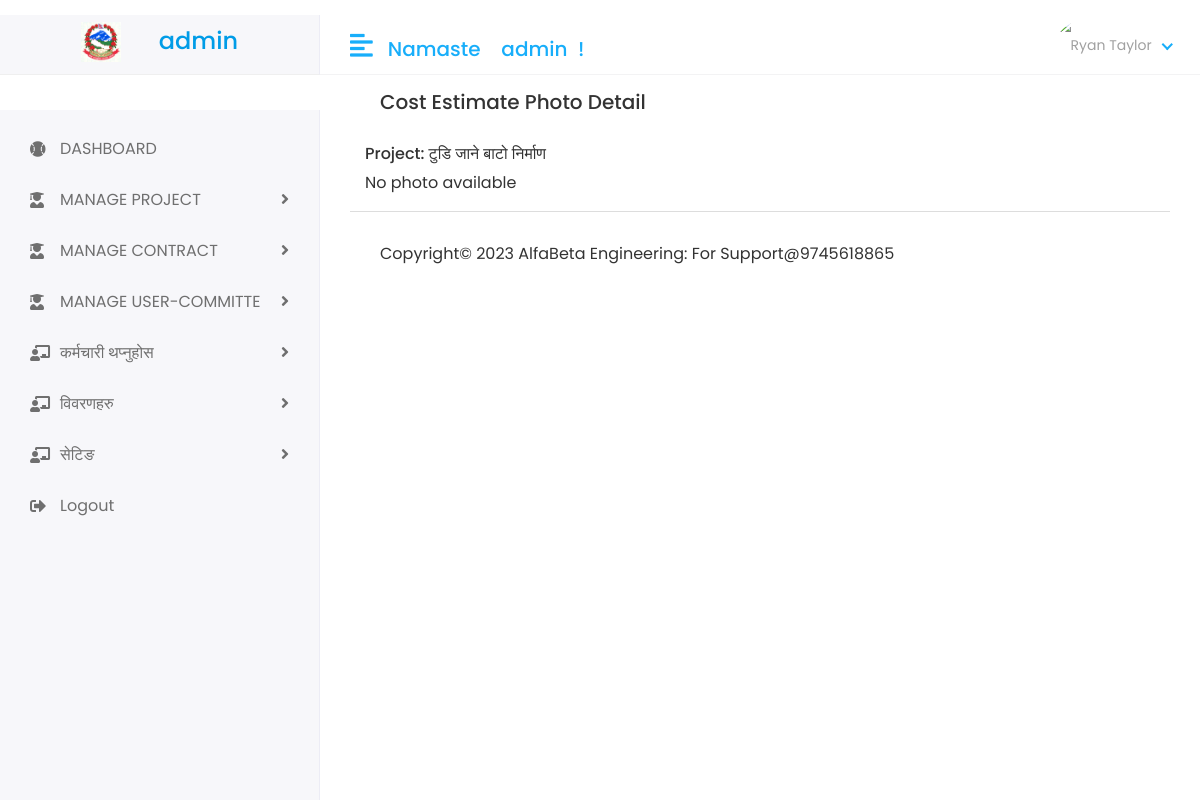
The page /View/Photo/CostEsimate/2/ (signed in) on the database its author committed.
### accounts/models.py (models this page shows, shortened)
class CustomUser(AbstractUser):
    USER = (
        (1,'ADMIN'),
        (2, 'CAO'),
        (3, 'ACCOUNTANT'),
        (4, 'ENGINEER'),
        (5, 'SUBENGINEER'),
        (6, 'PLANNINGOFFICER'),
        (7, 'WARDSACHIB'),
    )
    user_type = models.CharField(choices=USER, max_length=50, default=1)

class Cost_Estimate(models.Model):
    project = models.OneToOneField(Project, on_delete=models.CASCADE)
    budget = models.FloatField()
    contigency_amount = models.FloatField()
    user_contribution = models.FloatField()
    cost_estimate = models.FloatField()
    def __str__(self):
        return self.project.name

class Project(models.Model):
    fiscalyear = models.ForeignKey(CurrentFiscalYear, on_delete=models.CASCADE, null=True)
    name = models.CharField(max_length=250)
    ward = models.ForeignKey(Ward, on_delete=models.CASCADE, null=True)
    procurement_type = models.ForeignKey(Procurement_Type, on_delete=models.CASCADE, null=True)
    budget_type = models.ForeignKey(Budget_Type, on_delete=models.CASCADE, null=True)
    address = models.CharField(max_length=250)
    budget = models.FloatField()
    status = models.IntegerField(default=0)
    start_date = models.DateField(blank=True, null=True)
    accomplish_date = models.DateField(blank=True, null=True)
    extended_date = models.DateField(blank=True, null=True)

### planningsoftware/views.py (the view)
# urls.py: path('View/Photo/CostEsimate/<int:id>/', views.VIEW_PHOTO_COST_ESTIMATE, name='view_photo_cost_estimate'),
def VIEW_PHOTO_COST_ESTIMATE(request,id):
    cost_estimate = get_object_or_404(Cost_Estimate, id=id)
    print(cost_estimate)
    context = {
        "cost_estimate":cost_estimate
    }
    return render(request,"Open/view_photo_cost_estimate.html",context)

### templates/Open/view_photo_cost_estimate.html (shortened to what this page needs)
{% extends 'base.html'%} {% block content %}
<div class="content container-fluid">
  <div class="page-header">
    <div class="col">
      <h5>Cost Estimate Photo Detail</h5>
    </div>
  </div>
  <div class="row">
    <div class="col-sm-12">
      <h6>Project: {{ cost_estimate.project.name }}</h6>
      {% if cost_estimate.photo1 %}
      <img src="{{ cost_estimate.photo1.url }}" alt="Photo 1" />
      {% else %}
      <p>No photo available</p>
      {% endif %}
    </div>
  </div>
</div>
{% endblock %}

### templates/includes/header.html (shortened to what this page needs)
{% load static %}
<div class="header">
   {% if user.user_type == '1' %}
    <div class="header-left">
        {% if user.is_authenticated %}
       <h4><a href="" class="logo">
       <img src="{% static 'assets/img/logonepal.png' %}"  alt="Logo"> &nbsp;&nbsp;&nbsp;&nbsp; <span>{{user.username}}</span>
       </a></h4>
       {% endif %}
    </div>
   {% endif %}
   <a href="javascript:void(0);" id="toggle_btn">
    <i class="fas fa-align-left"></i
    </a>
    <div class="top-nav-search mt-3">
      {% if user.is_authenticated %}
     <h5> Namaste &nbsp;&nbsp; <span> {{user.username}} </span> &nbsp;! </h5>
     {% endif %}
    </div>
    <div class="top-nav-search mt-2">
    <iframe scrolling="no" border="0" frameborder="0" marginwidth="0" marginheight="0" allowtransparency="true" src="https://www.ashesh.com.np/linknepali-time.php?time_only=no&font_color=333333&aj_time=yes&font_size=14&line_brake=1&api=512217n583" width="250" height="45"></iframe>
    </div>
    <ul class="nav user-menu">
       <li class="nav-item dropdown has-arrow">
            <a href="#" class="dropdown-toggle nav-link" data-toggle="dropdown">
               {% if user.profile_pic == "" %}
               <span class="user-img"><img class="rounded-circle" src="{% static 'assets/img/logonepal.png' %}" width="31" ></span>
               {% else %}
               <span class="user-img"><img class="rounded-circle" src="/media/{{user.profile_pic}}" width="31" alt="Ryan Taylor"></span>
            {% endif %}
            </a>
          </a>
 </div>

### static/assets/css/style.css (style rules this page uses)
html { height: 100%; }
body { background-color: #fff; color: #333; font-family: 'Poppins', sans-serif; font-size: 1rem; height: 100%; line-height: 1.5; overflow-x: hidden; }
h1, h2, h3, h4, h5, h6 { font-family: 'Poppins', sans-serif; margin-top: 0; }
a { color: #009ce7; }
input, button, a { transition: all 0.4s ease; -moz-transition: all 0.4s ease; -o-transition: all 0.4s ease; -ms-transition: all 0.4s ease; -webkit-transition: all 0.4s ease; }
ul, ol { padding: 0px; list-style: none; }
.header { background-color: #fff; border-bottom: 1px solid #f3f3f4; left: 0; position: fixed; right: 0; top: 0; z-index: 1001; height: 60px; }
.header .header-left { float: left; height: 60px; padding: 0 20px; position: relative; width: 320px; z-index: 1; transition: all 0.2s ease-in-out; background-color: #f7f7fa; border-bottom: 1px solid #efefef; border-right: 1px solid #ececf5; display: flex; align-items: center; }
.header .header-left .logo { display: inline-block; line-height: 60px; }
.header .header-left .logo img { max-height: 40px; width: auto; }
.header .dropdown-toggle:after { display: none; }
.header .has-arrow .dropdown-toggle:after { border-top: 0; border-left: 0; border-bottom: 2px solid #18aefa; border-right: 2px solid #18aefa; content: ''; height: 8px; display: inline-block; pointer-events: none; -webkit-transform-origin: 66% 66%; -ms-transform-origin: 66% 66%; transform-origin: 66% 66%; -webkit-transform: rotate(45deg); -ms-transform: rotate(45deg); transform: rotate(45deg); -webkit-transition: all 0.15s ease-in-out; transition: all 0.15s ease-in-out; width: 8px; vertical-align: 0px; }
.user-menu { float: right; margin: 0; position: relative; z-index: 99; padding-right: 15px; }
.user-menu.nav>li>a { color: #a0a0a0; font-size: 14px; line-height: 58px; padding: 0 15px; height: 60px; }
.user-img { margin-right: 3px; position: relative; }
.top-nav-search { float: left; margin-left: 15px; }
.page-header { margin-bottom: 1.875rem; }
@media (min-width: 992px) { #toggle_btn { align-items: center; color: #18aefa; display: inline-flex; float: left; font-size: 26px; height: 60px; justify-content: center; margin-left: 15px; padding: 0 15px; } }

### templates/base.html (style rules this page uses)
.header { margin-top: 15px; }
.header-left { display: flex; justify-content: center; align-items: center; }

### rows shown on the page
CustomUser: username "admin"
Cost_Estimate: project.name "टुडि जाने बाटो निर्माण"
